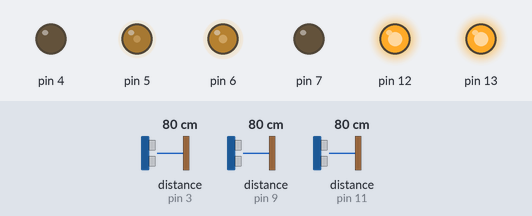
Simulated run of this sketch. Board: Arduino Uno, built with avr-gcc and run on an emulated ATmega328P. Parts: output pins drawn as LEDs (lit = HIGH). Wiring (inferred from the names in the program): 3 × ultrasonic range finder: trigger pin 2, echo pin 3 / trigger pin 8, echo pin 9 / trigger pin 10, echo pin 11. Inputs (shaded band) come from the test bench; at power-on: distance to the obstacle (sensors on pin 3, pin 9, pin 11) 80 cm. The echo pulse lasts 58.3 µs per cm; pins used as bus, display or sensor lines are not drawn.

Above: at 1.2 s.
1.3 s: distance to the obstacle (sensor on pin 3) set to 45 cm
2.8 s: distance to the obstacle (sensor on pin 3) set to 37 cm
At 3.2 s:
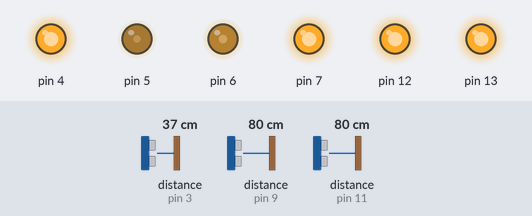
4.3 s: distance to the obstacle (sensor on pin 3) set to 27 cm
At 5.5 s:
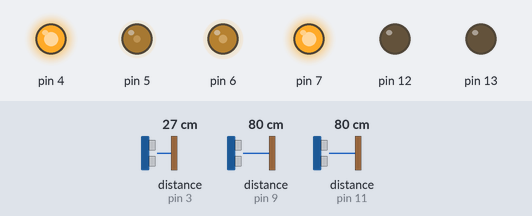
5.8 s: distance to the obstacle (sensor on pin 9) set to 2 cm
At 6.4 s:
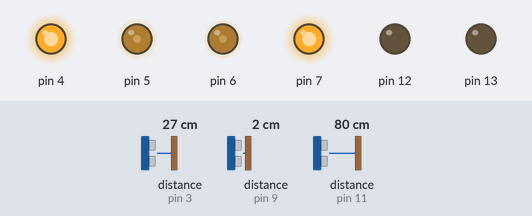
7.3 s: distance to the obstacle (sensor on pin 11) set to 250 cm
At 8.4 s:
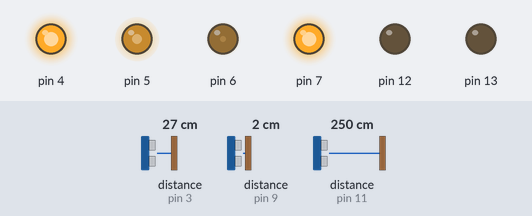
8.8 s: distance to the obstacle (sensor on pin 9) set to 9 cm
At 9.5 s:
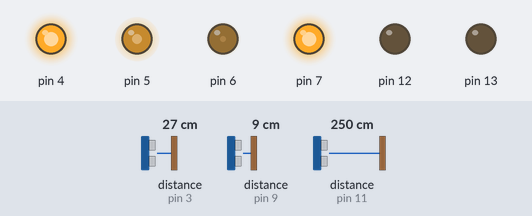
Timing chart, 0 to 11.3 s (numbered marks = the images above; inputs shaded):
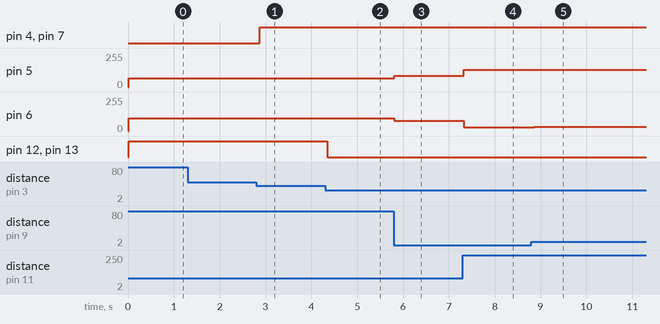

The sketch:

robotica_movel.ino
```cpp
#include "Ultrasonic.h"
#include "Bridge.h"

#define FRONT_TRIGGER 2
#define FRONT_ECHO 3

#define LEFT_TRIGGER 8
#define LEFT_ECHO 9

#define RIGHT_TRIGGER 10
#define RIGHT_ECHO 11

Ultrasonic front = {FRONT_TRIGGER, FRONT_ECHO};
Ultrasonic left = {LEFT_TRIGGER, LEFT_ECHO};
Ultrasonic right = {RIGHT_TRIGGER, RIGHT_ECHO};

#define FRONT_LEFT 13   // IN2
#define REAR_LEFT 4     // IN1
#define PWM_LEFT 6      // ENA

#define FRONT_RIGHT 12  // IN3
#define REAR_RIGHT 7    // IN4
#define PWM_RIGHT 5     // ENB


// speed: 80 factor: 0.2
// speed: 160 factor 0.33
#define OFFSET_FACTOR 0.2
#define SPEED 80

Bridge bridge = {FRONT_LEFT, REAR_LEFT, PWM_LEFT, FRONT_RIGHT, REAR_RIGHT, PWM_RIGHT};

#define MIN_SETPOINT 300
#define MAX_SETPOINT MIN_SETPOINT + 100

long frontDistance;
long leftDistance;
long rightDistance;

long diff;

void setup() {
  setupBridge(&bridge);

  setupSensor(&front);
  setupSensor(&left);
  setupSensor(&right);
}

void loop() {
  getDistances();

  if (frontDistance < MIN_SETPOINT) {
    moveBackward();
  } else if (frontDistance > MAX_SETPOINT) {
    moveForward();
  } else {
    stop();
  }

  delay(100);
}

void getDistances() {
  frontDistance = getDistance(&front);
  leftDistance = getDistance(&left);
  rightDistance = getDistance(&right);

  // speed: 60 diff: 50
  // speed: 80 diff: 37
  diff = (rightDistance - leftDistance) / 37;
}

void turnLeft() {
  turnLeft(&bridge, 255);
  delay(100);
  stop(&bridge);
}

void turnRight() {
  turnRight(&bridge, 255);
  delay(100);
  stop(&bridge);
}

void moveForward() {
  // speed: 60 diff: 10
  // speed: 80 diff: 13
  moveForward(&bridge, SPEED, SPEED * OFFSET_FACTOR + diff);
}

void moveBackward() {
  // speed: 60 diff: -10
  // speed: 60 diff: -13
  moveBackward(&bridge, SPEED, -SPEED * OFFSET_FACTOR + diff);
}

void stop() {
  stop(&bridge);
}
```

Bridge.cpp
```cpp
#include "Bridge.h"
#include <Arduino.h>

void setupBridge(Bridge *b) {
  pinMode(b->frontLeft, OUTPUT);
  pinMode(b->rearLeft, OUTPUT);
  pinMode(b->frontRight, OUTPUT);
  pinMode(b->rearRight, OUTPUT);
}

void stop(Bridge *b) {
  digitalWrite(b->rearLeft, HIGH);
  digitalWrite(b->rearRight, HIGH);
  digitalWrite(b->frontLeft, HIGH);
  digitalWrite(b->frontRight, HIGH);
}

void moveForward(int front, int rear, int pwm, int speed) {
  digitalWrite(front, HIGH);
  digitalWrite(rear, LOW);
  analogWrite(pwm, speed);
}

void moveBackward(int front, int rear, int pwm, int speed) {
  digitalWrite(front, LOW);
  digitalWrite(rear, HIGH);
  analogWrite(pwm, speed);
}

void moveForward(Bridge *b, int speed, int diff) {
  moveForward(b->frontLeft, b->rearLeft, b->pwmLeft, speed + diff);
  moveForward(b->frontRight, b->rearRight, b->pwmRight, speed - diff);
}

void moveBackward(Bridge *b, int speed, int diff) {
  moveBackward(b->frontLeft, b->rearLeft, b->pwmLeft, speed - diff);
  moveBackward(b->frontRight, b->rearRight, b->pwmRight, speed + diff);
}

void turnLeft(Bridge *b, int speed) {
  moveBackward(b->frontLeft, b->rearLeft, b->pwmLeft, speed);
  moveForward(b->frontRight, b->rearRight, b->pwmRight, speed);
}

void turnRight(Bridge *b, int speed) {
  moveForward(b->frontLeft, b->rearLeft, b->pwmLeft, speed);
  moveBackward(b->frontRight, b->rearRight, b->pwmRight, speed);
}
```

Bridge.h
```cpp
#ifndef Bridge_h
#define Bridge_h

typedef struct {
  int frontLeft;
  int rearLeft;
  int pwmLeft;
  int frontRight;
  int rearRight;
  int pwmRight;
} Bridge;

void setupBridge(Bridge *b);

void moveForward(Bridge *b, int speed, int diff);
void moveBackward(Bridge *b, int speed, int diff);

void turnLeft(Bridge *b, int speed);
void turnRight(Bridge *b, int speed);

void stop(Bridge *b);

#endif
```

Ultrasonic.cpp
```cpp
#include <Arduino.h>
#include "Ultrasonic.h"

void setupSensor(Ultrasonic *s) {
  pinMode(s->trigger, OUTPUT);
  pinMode(s->echo, INPUT);

  digitalWrite(s->trigger, LOW);
}

void trigger(Ultrasonic *s) {
    digitalWrite(s->trigger, HIGH);
    delayMicroseconds(10);
    digitalWrite(s->trigger, LOW);
}

long getDistance(Ultrasonic *s) {
    trigger(s);
    return 340 * pulseIn(s->echo, HIGH) / 1000 / 2;
}
```

Ultrasonic.h
```cpp
#ifndef Ultrasonic_h
#define Ultrasonic_h

typedef struct {
  int trigger;
  int echo;
} Ultrasonic;

void setupSensor(Ultrasonic *s);

long getDistance(Ultrasonic *s);

#endif
```

Measured:
- the behaviour switches between 41 and 40 cm on distance to the obstacle (sensor on pin 3) (found by bisection; images 0 and 1)
- the behaviour switches between 31 and 30 cm on distance to the obstacle (sensor on pin 3) (found by bisection; images 1 and 2)
- after the input at 1.3 s, every drawn part: stays the same
- after the input at 2.8 s, pin 4, pin 7: LOW → HIGH after 0.08 s
- after the input at 4.3 s, pin 12, pin 13: HIGH → LOW after 0.05 s
- after the input at 5.8 s, pin 5: 64/255 → 84/255 at once; pin 6: 96/255 → 76/255 at once
- after the input at 7.3 s, pin 5: 84/255 → 130/255 at once; pin 6: 76/255 → 30/255 at once
- after the input at 8.8 s, pin 5: 130/255 → 128/255 after 0.06 s; pin 6: 30/255 → 32/255 after 0.06 s
